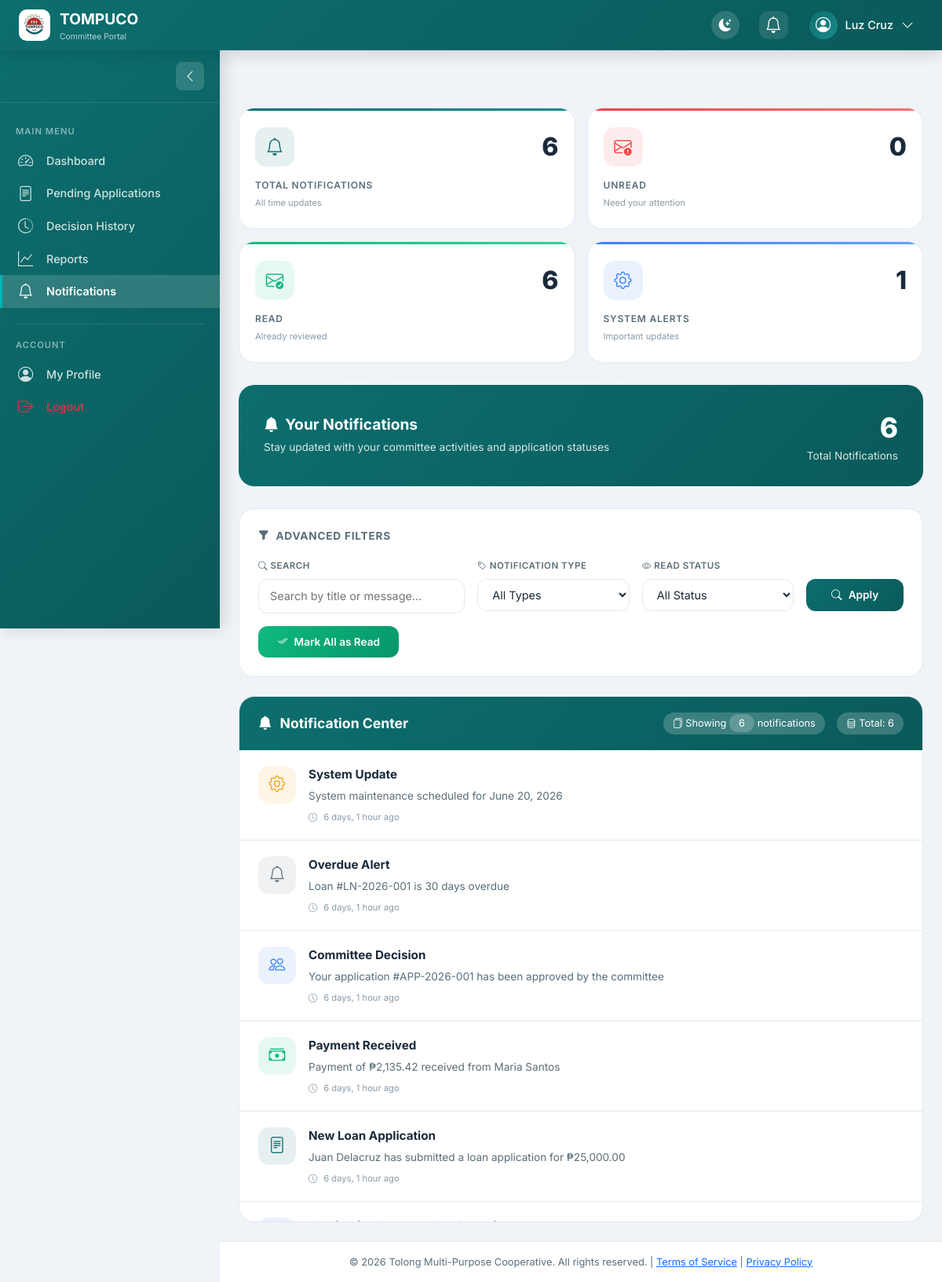
The page /committee/notifications/ (signed in) on the database its author committed.
### main/models.py (models this page shows, shortened)
class Notification(models.Model):
    NOTIFICATION_TYPES = [
        ('info', 'Info'),
        ('success', 'Success'),
        ('warning', 'Warning'),
        ('error', 'Error'),
        ('application', 'Application'),
        ('payment', 'Payment'),
        ('loan', 'Loan'),
        ('system', 'System'),
        ('alert', 'Alert'),
        ('approval', 'Approval'),
        ('committee', 'Committee'),
    ]
    recipient = models.ForeignKey(User, on_delete=models.CASCADE, related_name='notifications')
    notification_type = models.CharField(max_length=20, choices=NOTIFICATION_TYPES, default='system')
    title = models.CharField(max_length=200)
    message = models.TextField()
    link = models.CharField(max_length=500, blank=True, null=True)
    is_read = models.BooleanField(default=False)
    created_at = models.DateTimeField(auto_now_add=True)
    class Meta:
        ordering = ['-created_at']

### committee/views.py (the view)
# urls.py: path('notifications/', views.notifications_list, name='notifications_list'),
@login_required
def notifications_list(request):
    notifications = Notification.objects.filter(recipient=request.user).order_by('-created_at')
    paginator = Paginator(notifications, 20)
    page_number = request.GET.get('page', 1)
    page_obj = paginator.get_page(page_number)
    context = {
        'notifications': page_obj,
        'total_notifications': notifications.count(),
        'unread_count': notifications.filter(is_read=False).count(),
        'read_count': notifications.filter(is_read=True).count(),
        'system_notifications': notifications.filter(notification_type='system').count(),
    }
    return render(request, 'committee/notifications.html', context)

### main/context_processors.py (called while the page is built)
def recaptcha_site_key(request):
    site_key = getattr(settings, 'RECAPTCHA_SITE_KEY', None)
    if not site_key:
        site_key = getattr(settings, 'RECAPTCHA_PUBLIC_KEY', None)
    if not site_key:
        site_key = getattr(settings, 'GOOGLE_RECAPTCHA_SITE_KEY', None)
    if not site_key and getattr(settings, 'DEBUG', False):
        site_key = '6LeIxAcTAAAAAJcZVRqyHh71UMIEGNQ_MXjiZKhI'
    if getattr(settings, 'DEBUG', False):
        print(f"reCAPTCHA Site Key: {'Loaded' if site_key else 'NOT SET'}")
    return {
        'RECAPTCHA_SITE_KEY': site_key,
        'RECAPTCHA_PUBLIC_KEY': site_key,
        'RECAPTCHA_KEY': site_key,
    }

### committee/templates/committee/notifications.html (shortened to what this page needs)
{% extends 'committee/base_committee.html' %}
{% load static %}
{% block content %}
<div style="padding-top: 10px;">
    <div class="stats-grid">
        <div class="stat-card total" data-filter="all">
            <div class="stat-header">
                <div class="stat-icon total"><i class="bi bi-bell"></i></div>
                <div class="stat-value">{{ total_notifications|default:0 }}</div>
            </div>
            <div class="stat-label">Total Notifications</div>
            <div class="stat-trend">All time updates</div>
        </div>
        <div class="stat-card unread" data-filter="unread">
            <div class="stat-header">
                <div class="stat-icon unread"><i class="bi bi-envelope-exclamation"></i></div>
                <div class="stat-value">{{ unread_count|default:0 }}</div>
            </div>
            <div class="stat-label">Unread</div>
            <div class="stat-trend">Need your attention</div>
        </div>
        <div class="stat-card read" data-filter="read">
            <div class="stat-header">
                <div class="stat-icon read"><i class="bi bi-envelope-check"></i></div>
                <div class="stat-value">{{ read_count|default:0 }}</div>
            </div>
            <div class="stat-label">Read</div>
            <div class="stat-trend">Already reviewed</div>
        </div>
        <div class="stat-card system" data-filter="system">
            <div class="stat-header">
                <div class="stat-icon system"><i class="bi bi-gear"></i></div>
                <div class="stat-value">{{ system_notifications|default:0 }}</div>
            </div>
            <div class="stat-label">System Alerts</div>
            <div class="stat-trend">Important updates</div>
        </div>
    </div>
    <div class="summary-card">
        <div class="summary-title">
            <h4><i class="bi bi-bell-fill me-2"></i>Your Notifications</h4>
            <p>Stay updated with your committee activities and application statuses</p>
        </div>
        <div class="summary-numbers">
            <div class="total-amount">{{ total_notifications|default:0 }}</div>
            <div class="total-count">Total Notifications</div>
        </div>
    </div>
    <div class="filter-section">
        <div class="filter-title">
            <i class="bi bi-funnel-fill"></i> Advanced Filters
        </div>
        <div class="row g-3">
            <div class="col-12 col-md-4">
                <label class="filter-label"><i class="bi bi-search"></i> Search</label>
                <input type="text" id="searchInput" class="filter-input" placeholder="Search by title or message...">
            </div>
            <div class="col-12 col-md-3">
                <label class="filter-label"><i class="bi bi-tag"></i> Notification Type</label>
                <select id="typeFilter" class="filter-select">
                    <option value="all">All Types</option>
                </select>
            </div>
            <div class="col-12 col-md-3">
                <label class="filter-label"><i class="bi bi-eye"></i> Read Status</label>
                <select id="statusFilter" class="filter-select">
                    <option value="all">All Status</option>
                </select>
            </div>
            <div class="col-12 col-md-2">
                <label class="filter-label">&nbsp;</label>
                <button class="btn-apply w-100" id="applyFiltersBtn">
                    <i class="bi bi-search"></i> Apply
                </button>
            </div>
        </div>
        <div class="row mt-3">
            <div class="col-12">
                <button class="btn-mark-all" id="markAllReadBtn">
                    <i class="bi bi-check2-all"></i> Mark All as Read
                </button>
            </div>
        </div>
    </div>
    <div class="main-card">
        <div class="card-header-custom">
            <div class="card-title">
                <i class="bi bi-bell-fill"></i>
                Notification Center
            </div>
            <div class="card-stats">
                <span><i class="bi bi-files"></i> Showing <span id="visibleCount">{{ notifications|length }}</span> notifications</span>
                <span><i class="bi bi-database"></i> Total: {{ total_notifications|default:0 }}</span>
            </div>
        </div>
        <div class="notification-list" id="notificationList">
            {% for notification in notifications %}
            <div class="notification-item {% if not notification.is_read %}unread{% endif %}"
                 data-id="{{ notification.id }}"
                 data-type="{{ notification.notification_type }}"
                 data-read="{{ notification.is_read|yesno:'read,unread' }}"
                 data-title="{{ notification.title|lower }}"
                 data-message="{{ notification.message|lower }}">
                <div class="notification-icon {% if notification.notification_type == 'application' %}application{% elif notification.notification_type == 'committee' %}committee{% elif notification.notification_type == 'payment' %}payment{% elif notification.notification_type == 'system' %}system{% else %}default{% endif %}">
                    <i class="bi {% if notification.notification_type == 'application' %}bi-file-text{% elif notification.notification_type == 'committee' %}bi-people{% elif notification.notification_type == 'payment' %}bi-cash-stack{% elif notification.notification_type == 'system' %}bi-gear{% else %}bi-bell{% endif %}"></i>
                </div>
                <div class="notification-content">
                    <div class="notification-title">
                        {{ notification.title }}
                    </div>
                    <div class="notification-message">{{ notification.message }}</div>
                    <div class="notification-time">
                        <i class="bi bi-clock"></i> {{ notification.created_at|timesince }} ago
                    </div>
                </div>
            </div>
            {% endfor %}
        </div>
    </div>
</div>
{% endblock %}

### committee/templates/committee/base_committee.html (shortened to what this page needs)
﻿{% load static %}
<!DOCTYPE html>
<html lang="en">
<head>
    <link href="https://cdn.jsdelivr.net/npm/bootstrap@5.1.3/dist/css/bootstrap.min.css" rel="stylesheet">
    <link rel="stylesheet" href="https://cdn.jsdelivr.net/npm/bootstrap-icons@1.11.1/font/bootstrap-icons.css">
</head>
<body>
    <div class="top-navbar">
        <div class="navbar-left">
            <a class="navbar-brand" href="{% url 'committee:dashboard' %}">
                <img class="brand-logo" src="{% static 'images/logo.png' %}" alt="TOMPUCO Logo">
                <div class="brand-text">
                    <span class="brand-title">TOMPUCO</span>
                    <span class="brand-subtitle">Committee Portal</span>
                </div>
            </a>
        </div>
        <div class="navbar-right">
            <button class="theme-toggle" id="themeToggle" title="Dark/Light Mode">
            </button>
            <div class="dropdown">
                <button class="notification-bell" data-bs-toggle="dropdown">
                    <i class="bi bi-bell"></i>
                </button>
            </div>
            <div class="dropdown">
                <button class="user-dropdown-btn" data-bs-toggle="dropdown">
                    <div class="user-avatar">
                        {% if committee_profile and committee_profile.avatar %}
                            <img src="{{ committee_profile.avatar.url }}" alt="Avatar">
                        {% elif request.user.committee_profile and request.user.committee_profile.avatar %}
                            <img src="{{ request.user.committee_profile.avatar.url }}" alt="Avatar">
                        {% else %}
                            <i class="bi bi-person-circle" style="font-size: 1.2rem;"></i>
                        {% endif %}
                    </div>
                    <span class="user-name">{{ request.user.get_full_name|default:request.user.username }}</span>
                    <i class="bi bi-chevron-down"></i>
                </button>
            </div>
        </div>
    </div>
    <aside class="sidebar" id="sidebar">
        <div class="sidebar-header">
            <button class="sidebar-collapse-btn" id="sidebarCollapseBtn" title="Collapse Sidebar">
                <i class="bi bi-chevron-left"></i>
            </button>
        </div>
        <div class="sidebar-nav">
            <div class="nav-section">
                <div class="nav-section-title">MAIN MENU</div>
                <div class="nav-item">
                    <a class="nav-link" href="{% url 'committee:dashboard' %}" data-nav="dashboard">
                        <i class="bi bi-speedometer2"></i>
                        <span>Dashboard</span>
                    </a>
                </div>
                <div class="nav-item">
                    <a class="nav-link" href="{% url 'committee:applications_list' %}" data-nav="applications">
                        <i class="bi bi-file-text"></i>
                        <span>Pending Applications</span>
                    </a>
                </div>
                <div class="nav-item">
                    <a class="nav-link" href="{% url 'committee:history' %}" data-nav="history">
                        <i class="bi bi-clock-history"></i>
                        <span>Decision History</span>
                    </a>
                </div>
                <div class="nav-item">
                    <a class="nav-link" href="{% url 'committee:reports' %}" data-nav="reports">
                        <i class="bi bi-graph-up"></i>
                        <span>Reports</span>
                    </a>
                </div>
                <div class="nav-item">
                    <a class="nav-link" href="{% url 'committee:notifications_list' %}" data-nav="notifications">
                        <i class="bi bi-bell"></i>
                        <span>Notifications</span>
                    </a>
                </div>
            </div>
            <div class="nav-divider"></div>
            <div class="nav-section">
                <div class="nav-section-title">ACCOUNT</div>
                <div class="nav-item">
                    <a class="nav-link" href="{% url 'committee:profile' %}" data-nav="profile">
                        <i class="bi bi-person-circle"></i>
                        <span>My Profile</span>
                    </a>
                </div>
                <div class="nav-item">
                    <a class="nav-link text-danger" href="#" id="logoutBtn">
                        <i class="bi bi-box-arrow-right"></i>
                        <span>Logout</span>
                    </a>
                </div>
            </div>
        </div>
    </aside>
    <main class="main-content">
        {% block content %}{% endblock %}
    </main>
    <footer class="app-footer">
        <div class="container-fluid">
            <p class="mb-0">&copy; {% now "Y" %} Tolong Multi-Purpose Cooperative. All rights reserved. | <a href="#">Terms of Service</a> | <a href="#">Privacy Policy</a></p>
        </div>
    </footer>
</body>
</html>

### rows shown on the page
Notification: title "System Update", message "System maintenance scheduled for June 20, 2026", created_at "6 days, 1 hour"
Notification: title "Overdue Alert", message "Loan #LN-2026-001 is 30 days overdue", created_at "6 days, 1 hour"
Notification: title "Committee Decision", message "Your application #APP-2026-001 has been approved by the committee", created_at "6 days, 1 hour"
Notification: title "Payment Received", message "Payment of ₱2,135.42 received from Maria Santos", created_at "6 days, 1 hour"
Notification: title "New Loan Application", message "Juan Delacruz has submitted a loan application for ₱25,000.00", created_at "6 days, 1 hour"

### other values the page prints
{{ request.user.get_full_name|default:request.user.username }} "Luz Cruz"
{{ total_notifications|default:0 }} "6"
{{ unread_count|default:0 }} "0"
{{ read_count|default:0 }} "6"
{{ system_notifications|default:0 }} "1"
{{ notifications|length }} "6"
